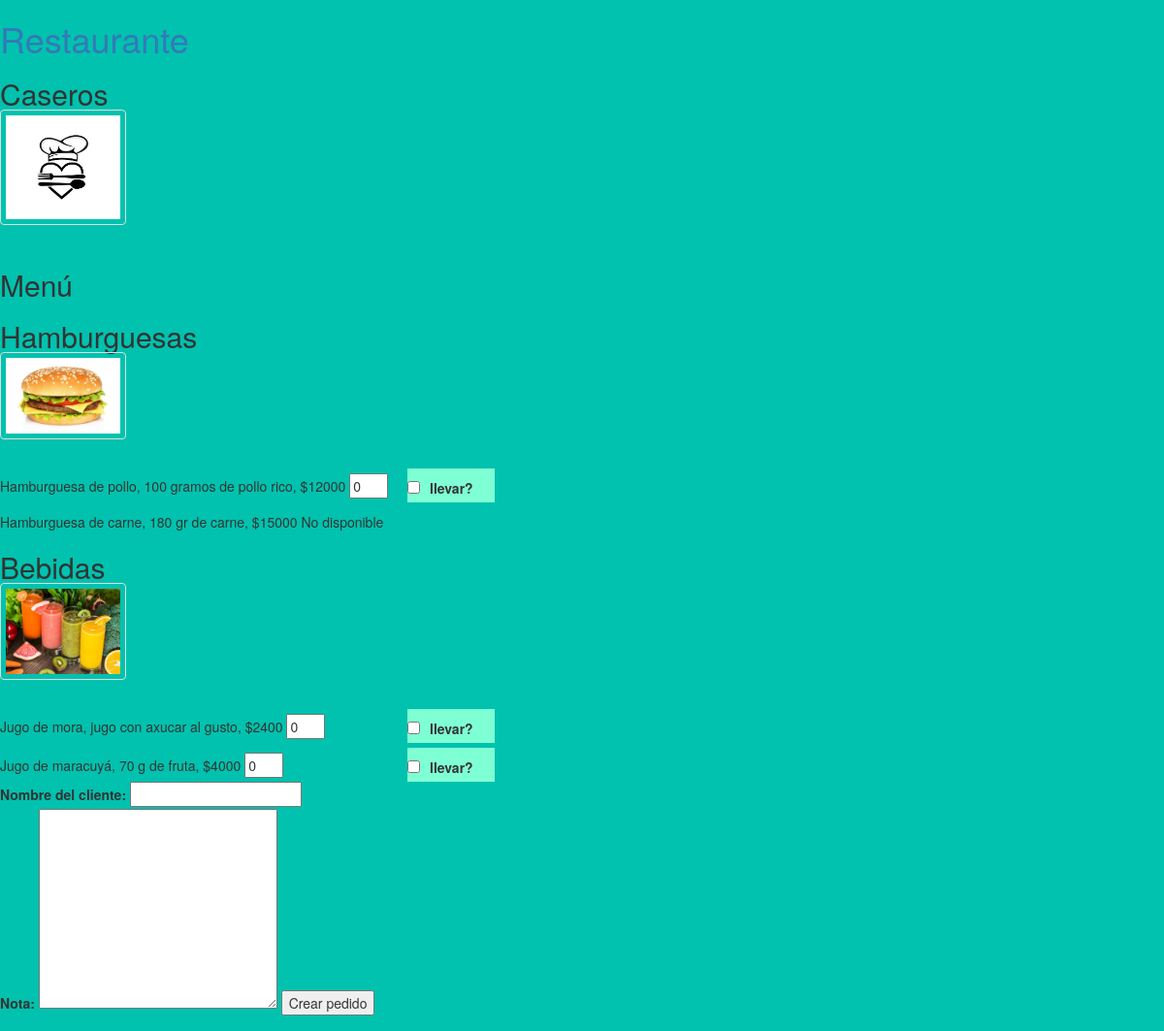
Page /menu/1/ on the committed database.
### restaurant/models.py (models this page shows, shortened)
class Restaurant(models.Model):
    name = models.CharField(max_length=200)
    logo = models.ImageField(upload_to='media/logo/')
    available = models.BooleanField()
    visible = models.BooleanField()

class Category(models.Model):
    name = models.CharField(max_length=200)
    description = models.TextField()
    image = models.ImageField(upload_to='media/category/')
    restaurant = models.ForeignKey(Restaurant,on_delete = models.CASCADE )
    available = models.BooleanField()
    visible = models.BooleanField()
    class Meta:
        verbose_name_plural = "Categories"
    '''def __str__(self):
        return f"{self.name}"'''

class Product(models.Model):
    name = models.CharField(max_length=200)
    description = models.TextField()
    image = models.ImageField(upload_to='media/product/')
    price = models.IntegerField()
    category = models.ForeignKey(Category, on_delete=models.CASCADE)
    available = models.BooleanField()
    visible = models.BooleanField()

### restaurant/views.py (the view)
# urls.py: path('menu/<int:pk>/', views.menu_order, name='menu_order'),
def menu_order(request, pk):
    restaurant = Restaurant.objects.get(pk = pk)
    categories = []
    if restaurant:
        categories = Category.objects.filter(restaurant = pk, visible = True)
        products = Product.objects.filter(category__restaurant = pk, visible = True)
    return render(request, 'restaurant/menu_restaurant.html', {'restaurant':restaurant, 'categories':categories, 'products':products})

### restaurant/templates/restaurant/menu_restaurant.html (shortened to what this page needs)
{% load static %}
<html>
    <head>
        <link href="//maxcdn.bootstrapcdn.com/bootstrap/3.3.0/css/bootstrap.min.css" rel="stylesheet" id="bootstrap-css">
        <link rel="stylesheet" type="text/css" href="{% static 'restaurant/css/menu.css' %}">
    </head>
<body>
    {% if restaurant  %}
    <a href="">
        <h1>Restaurante</h1>
    </a>
    <div>
        <h2>{{ restaurant.name }}</h2>
            <img class="logo" src="{% static media %}{{ restaurant.logo }}">
    </div>
    {% if categories %}
        <h2>Menú</h2>
    {% for category in categories %}
    <div>
        <h2>{{ category.name }}</h2>
        <img class="logo" src="{% static media %}{{ category.image }}">
    </div>
    <form action="/order/{{ restaurant.pk }}/" method="post" class="post-form">
        {% for product in products %}
            {% if product.category.pk ==  category.pk and  product.visible  %}
            <p class="order">
             {{ product.name }}, {{ product.description }}, ${{ product.price }}
                {% if not product.available %}
                    No disponible
                {% else %}
                <input class="input-number" type="number" id="{{product.pk}}" name="{{product.pk}}"
                min="0" max="100" value=0>
            </p>
                <div class="form-check" >
                    <input class="form-check-input" type="checkbox" value="carry" id="carry_off_{{product.pk}}" name="carry_off_{{product.pk}}">
                    <label class="form-check-label" for="flexCheckDefault">
                      llevar?
                    </label>
                </div>
                {% endif %}
            {% endif %}
        {% endfor %}
    {% endfor %}
    <label for="description">Nombre del cliente:</label>
    <input type="text" id="name_of_person" name="name_of_person">
    <br>
    <label for="description">Nota:</label>
        <textarea name="description" id="description" cols="30" rows="10"></textarea>
    <input type="submit" value="Crear pedido">
    </form>
    {% endif %}
    {% endif %}
</body>
</html>

### restaurant/static/restaurant/css/menu.css (style rules this page uses)
img { border: 1px solid #ddd; border-radius: 4px; padding: 5px; width: 130px; margin-top: -10px; margin-bottom: 25px; }
.input-number { width: 40px; }
.order { width: 500px; }
.form-check { background-color: aquamarine; width: 90px; display: flex; margin-top: -41px; margin-left: 420px; }
.form-check-label { margin-top: 10px; margin-left: 10px; }
.order { margin-top: 10px; }
body { background-color: hsl(174, 100%, 38%) ; }

### rows in the picture
Restaurant: name "Caseros", logo (picture)
Category: name "Hamburguesas", image (picture)
Product: name "Hamburguesa de pollo", description "100 gramos de pollo rico", price "12000"
Product: name "Hamburguesa de carne", description "180 gr de carne", price "15000", available "No disponible"
Category: name "Bebidas", image (picture)
Product: name "Jugo de mora", description "jugo con axucar al gusto", price "2400"
Product: name "Jugo de maracuyá", description "70 g de fruta", price "4000"
